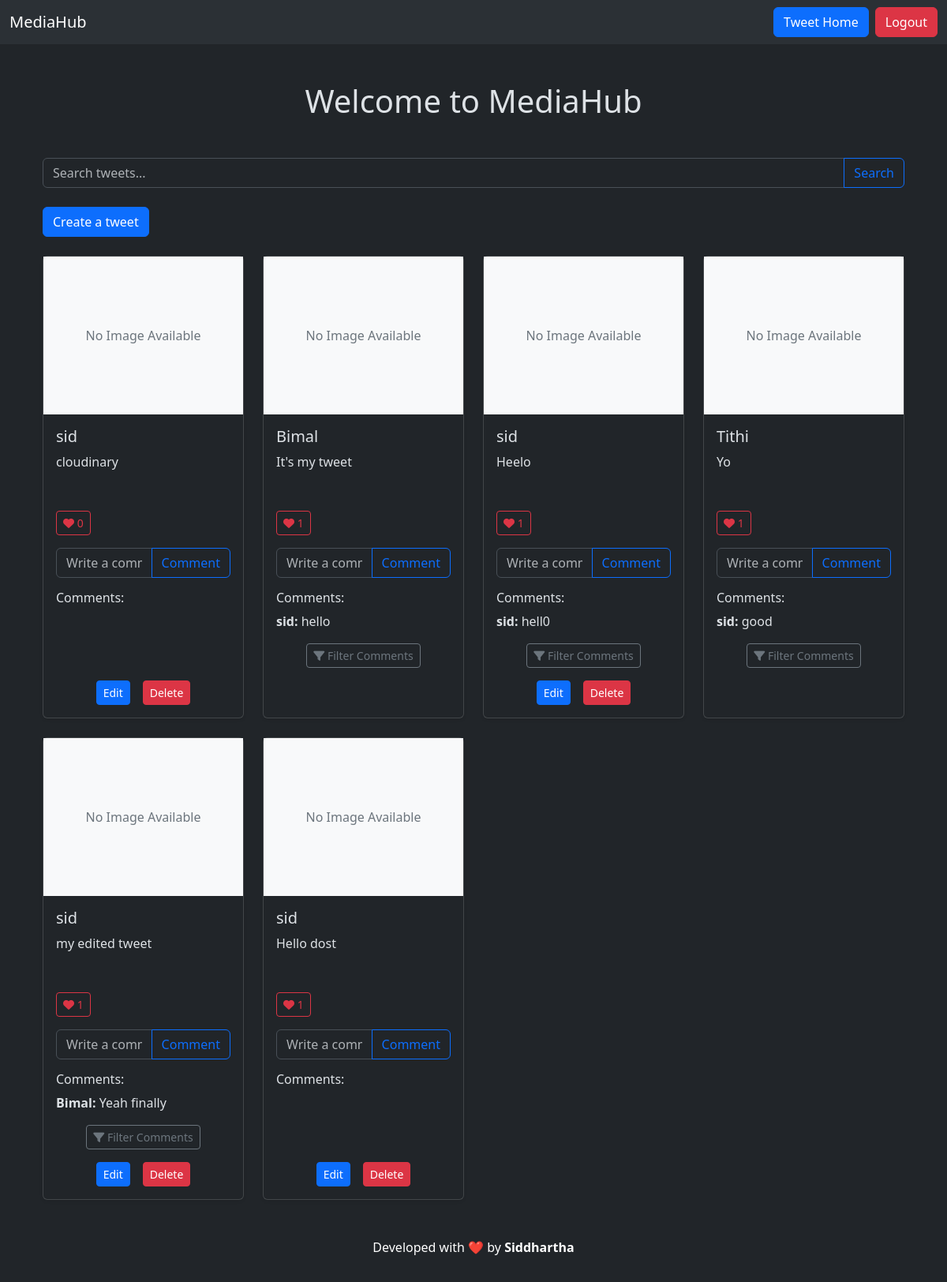
Screenshot of /tweet/ (signed in) with the database file from the repository.
### tweet/models.py (models this page shows, shortened)
class Tweet(models.Model):
    text = models.TextField()
    user = models.ForeignKey(User, on_delete=models.CASCADE)
    photo = CloudinaryField('photo', blank=True, null=True)
    created_at = models.DateTimeField(auto_now_add=True)
    updated_at = models.DateTimeField(auto_now=True)
    likes_count = models.PositiveIntegerField(default=0)

class Comment(models.Model):
    tweet = models.ForeignKey(Tweet, on_delete=models.CASCADE)
    user = models.ForeignKey(User, on_delete=models.CASCADE)
    content = models.TextField()
    created_at = models.DateTimeField(auto_now_add=True)

### tweet/views.py (the view)
# urls.py: path('', views.tweet_list, name='tweet_list'),
def tweet_list(request):
    query = request.GET.get('q')
    comment_filter = request.GET.get('comment_filter', 'all')
    if query:
        tweets = Tweet.objects.filter(text__icontains=query).order_by('-created_at')
    else:
        tweets = Tweet.objects.all().order_by('-created_at')
    liked_tweets = Like.objects.filter(user=request.user) if request.user.is_authenticated else []
    liked_tweet_ids = liked_tweets.values_list('tweet', flat=True) if liked_tweets else []
    for tweet in tweets:
        if comment_filter == 'newest':
            tweet.comments = tweet.comment_set.all().order_by('-created_at')
        else:
            tweet.comments = tweet.comment_set.all().order_by('created_at')
    return render(request, 'tweet_list.html', {
        'tweets': tweets,
        'liked_tweet_ids': liked_tweet_ids,
        'comment_filter': comment_filter
    })

### tweet/templates/tweet_list.html (shortened to what this page needs)
{% extends "layout.html" %}
{% block content %}
<div class="container mt-5">
  <h1 class="text-center mt-4 mb-5">Welcome to MediaHub</h1>
  <form method="get" class="mb-4">
    <div class="input-group">
      <input type="text" name="q" class="form-control" placeholder="Search tweets..." value="{{ request.GET.q|default_if_none:'' }}">
      <button class="btn btn-outline-primary" type="submit">Search</button>
    </div>
  </form>
  <a class="btn btn-primary mb-4" href="{% url 'tweet_create' %}">Create a tweet</a>
  <div class="row row-cols-1 row-cols-md-2 row-cols-lg-3 row-cols-xl-4 g-4">
    {% for tweet in tweets %}
    <div class="col">
      <div class="card shadow-sm h-100">
        <div class="image-container" id="image-container-{{ tweet.id }}">
          {% if tweet.photo and tweet.photo.url %}
          <img src="{{ tweet.photo.url }}" class="card-img-top" alt="Tweet Image" id="tweet-img-{{ tweet.id }}" style="object-fit: cover; height: 200px;">
          {% else %}
          <div class="d-flex justify-content-center align-items-center bg-light" style="height: 200px; color: #6c757d;">
            No Image Available
          </div>
          {% endif %}
        </div>
        <div class="card-body d-flex flex-column">
          <h5 class="card-title">{{ tweet.user.username }}</h5>
          <p class="card-text text-truncate" style="height: 50px; overflow: hidden;">{{ tweet.text }}</p>
          <form method="post" action="{% url 'like_tweet' tweet.id %}" class="d-inline">
            <button class="btn btn-outline-danger btn-sm mt-2">
              <i class="fa fa-heart"></i>
              {{ tweet.likes_count }}
            </button>
          </form>
          <form method="post" action="{% url 'comment_tweet' tweet.id %}" class="mt-3">
            <div class="input-group">
              <input type="text" name="content" class="form-control" placeholder="Write a comment..." required>
              <button class="btn btn-outline-primary" type="submit">Comment</button>
            </div>
          </form>
          <div class="mt-3">
            <h6 class="font-weight-bold">Comments:</h6>
            <div id="comments-{{ tweet.id }}">
              {% for comment in tweet.comment_set.all|slice:":1" %}
              <div class="comment">
                <p><strong>{{ comment.user.username }}:</strong> {{ comment.content }}</p>
              </div>
              {% endfor %}
            </div>
            {% if tweet.comment_set.count > 1 %}
            <button class="btn btn-outline-secondary btn-sm mt-2 mb-3 d-block mx-auto" id="filter-btn-{{ tweet.id }}" onclick="expandComments({{ tweet.id }})">
              <i class="fa fa-filter"></i> Filter Comments
            </button>
            {% endif %}
          </div>
          {% if tweet.user == user %}
          <div class="mt-auto d-flex justify-content-center gap-3">
            <a href="{% url 'tweet_edit' tweet.id %}" class="btn btn-primary btn-sm">Edit</a>
            <a href="{% url 'tweet_delete' tweet.id %}" class="btn btn-danger btn-sm">Delete</a>
          </div>
          {% endif %}
        </div>
      </div>
    </div>
    {% endfor %}
  </div>
</div>
{% endblock %}

### rows the page displays
Tweet: shows "No Image Available", user.username "sid", text "cloudinary", likes_count "0", shows "Edit"
Tweet: shows "No Image Available", user.username "Bimal", text "It's my tweet", likes_count "1"
Comment: user.username "sid", content "hello"
Tweet: shows "No Image Available", user.username "sid", text "Heelo", likes_count "1", shows "Edit"
Comment: user.username "sid", content "hell0"
Tweet: photo "No Image Available", user.username "Tithi", text "Yo", likes_count "1"
Comment: user.username "sid", content "good"
Tweet: shows "No Image Available", user.username "sid", text "my edited tweet", likes_count "1", shows "Edit"
Comment: user.username "Bimal", content "Yeah finally"
Tweet: shows "No Image Available", user.username "sid", text "Hello dost", likes_count "1", shows "Edit"
